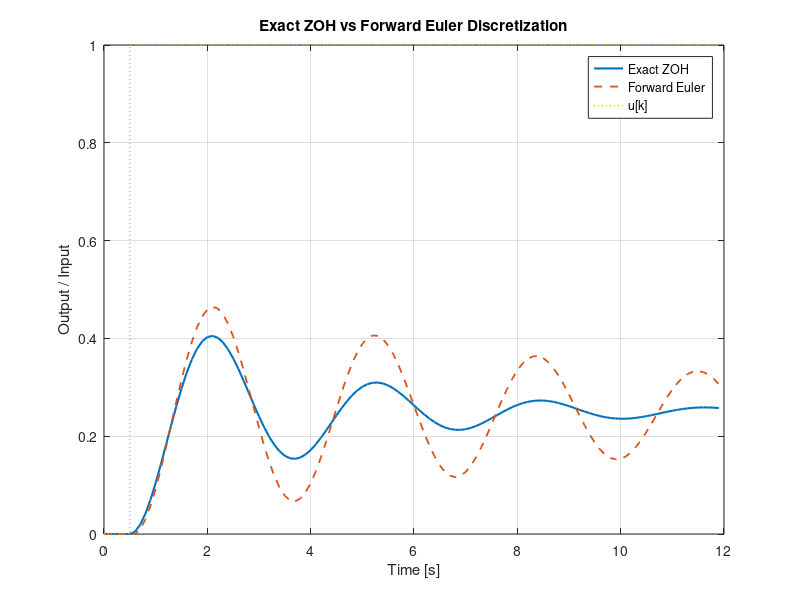

MATLAB code to generate this figure:
% Chapter16_Lesson4.m
% Continuous–Discrete Conversions: Zero-Order Hold, Exact Discretization
% MATLAB / Simulink-oriented implementation

clear; clc; close all;

% Mass-spring-damper example
m = 1.0; c = 0.6; k = 4.0; b = 1.0;
A = [0 1; -k/m -c/m];
B = [0; b/m];
C = [1 0];
D = 0;

Ts = 0.1;

% Exact ZOH discretization via augmented matrix exponential
n = size(A,1);
m_in = size(B,2);
M = [A B; zeros(m_in,n) zeros(m_in,m_in)];
Md = expm(M*Ts);
Ad_exact = Md(1:n,1:n);
Bd_exact = Md(1:n,n+1:n+m_in);

% Closed-form when A is nonsingular: Bd = A^{-1}(Ad - I)B
if rank(A) == n
    Bd_closed = A \ ((Ad_exact - eye(n))*B);
else
    Bd_closed = NaN(size(B));
end

% Toolbox method (Control System Toolbox): c2d with ZOH
sysc = ss(A,B,C,D);
sysd = c2d(sysc, Ts, 'zoh');

Ad_c2d = sysd.A;
Bd_c2d = sysd.B;

disp('Ad_exact ='); disp(Ad_exact);
disp('Bd_exact ='); disp(Bd_exact);
disp('Ad_c2d =');  disp(Ad_c2d);
disp('Bd_c2d =');  disp(Bd_c2d);

fprintf('||Ad_exact - Ad_c2d||_F = %.3e\n', norm(Ad_exact - Ad_c2d, 'fro'));
fprintf('||Bd_exact - Bd_c2d||_F = %.3e\n', norm(Bd_exact - Bd_c2d, 'fro'));

% Compare exact ZOH and forward Euler discretization
Ad_euler = eye(n) + Ts*A;
Bd_euler = Ts*B;

N = 120;
u = zeros(N,1);
u(6:end) = 1;  % unit step after k=5
t = (0:N-1)'*Ts;

x_exact = zeros(n,1);
x_euler = zeros(n,1);
y_exact = zeros(N,1);
y_euler = zeros(N,1);

for kstep = 1:N
    y_exact(kstep) = C*x_exact + D*u(kstep);
    y_euler(kstep) = C*x_euler + D*u(kstep);

    x_exact = Ad_exact*x_exact + Bd_exact*u(kstep);
    x_euler = Ad_euler*x_euler + Bd_euler*u(kstep);
end

figure;
plot(t, y_exact, 'LineWidth', 1.5); hold on;
plot(t, y_euler, '--', 'LineWidth', 1.3);
stairs(t, u, ':', 'LineWidth', 1.0);
grid on;
xlabel('Time [s]');
ylabel('Output / Input');
title('Exact ZOH vs Forward Euler Discretization');
legend('Exact ZOH','Forward Euler','u[k]', 'Location','best');

% Simulink note (manual workflow):
% 1) Build a continuous State-Space block with (A,B,C,D).
% 2) Add a Zero-Order Hold block with sample time Ts at the input.
% 3) Compare against a Discrete State-Space block using (Ad_exact,Bd_exact,C,D).
% 4) The sampled outputs should match at t = k*Ts (up to numerical tolerances).
